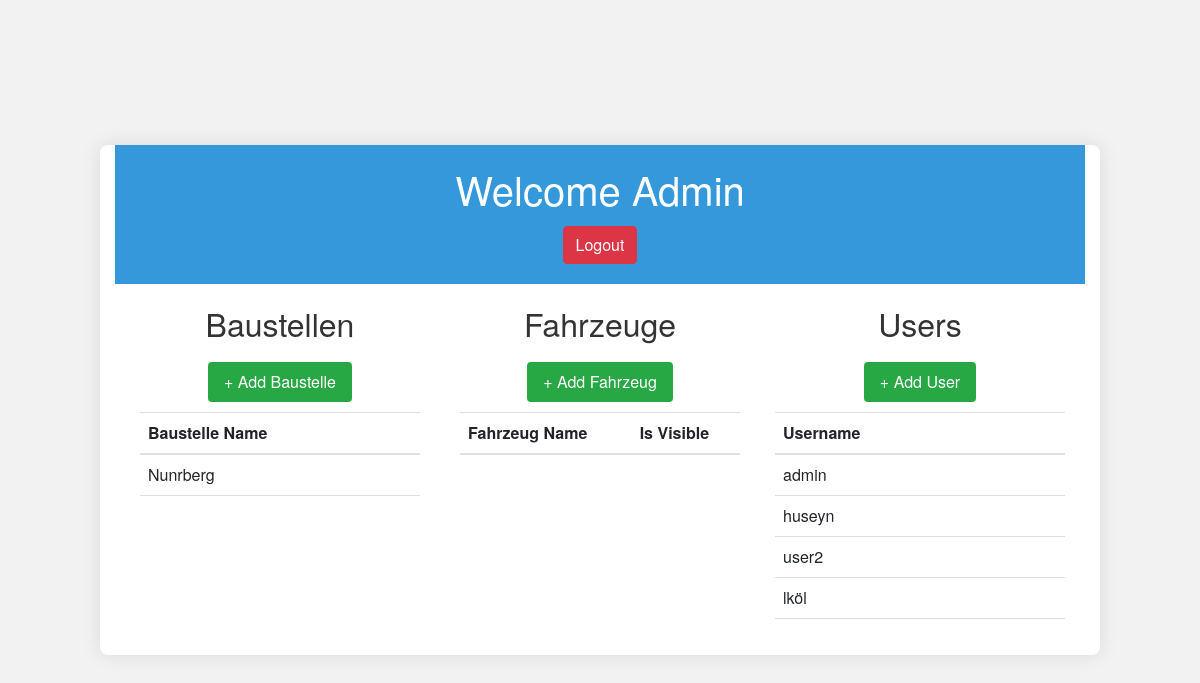
/adminView/ (signed in), run on the app's committed database.
### myapp/models.py (models this page shows)
class newBaustelle(models.Model):
    baustelleName=models.CharField(max_length=30)
    def __str__(self):
        return self.baustelleName

class CustomUser(AbstractUser):
    age = models.IntegerField(null=True, blank=True)
    address = models.CharField(max_length=255, null=True, blank=True)
    pruefer = models.BooleanField(default=False)

### myapp/views.py (the view)
# urls.py: path('adminView/', views.adminView, name='admin_view'),
@login_required(login_url="/")
def adminView(request):
    baustellen_list = newBaustelle.objects.all()
    fahrzeugen_list = newFahrzeug.objects.all()  # Initially, no Fahrzeuge displayed
    user_list = CustomUser.objects.all()
    if request.method == 'POST':
        if 'baustelleName' in request.POST:
            baustelle_form = NewBaustelleForm(request.POST)
            if baustelle_form.is_valid():
                baustelle_form.save()
        elif 'fahrzeugName' in request.POST:
            fahrzeug_form = NewFahrzeugForm(request.POST)
            if fahrzeug_form.is_valid():
                hubzug = newHubzug()
                hubzugProtocol = ProtocolHubzugLiftingHost()
                hubzugProtocol.save()
                hubzug.protocol1 = hubzugProtocol
                hubzug.save()
                fahrzeug_form = fahrzeug_form.save(commit=False)
                fahrzeug_form.hubzug = hubzug
                fahrzeug_form.save()
        elif 'username' in request.POST:
            username = request.POST.get('username')
            password = request.POST.get('password')
            first_name = request.POST.get('first_name')
            last_name = request.POST.get('last_name')
            email = request.POST.get('email')
            adresse = request.POST.get('adresse')
            pruefer = request.POST.get('pruefer')
            new_user = CustomUser(username=username)
            new_user.set_password(password)
            new_user.first_name = first_name
            new_user.last_name = last_name
            new_user.email = email
            new_user.address = adresse
            new_user.pruefer = pruefer
            new_user.save()
        return redirect('/adminView/')
    else:
        baustelle_form = NewBaustelleForm()
        fahrzeug_form = NewFahrzeugForm()
    context = {
        'baustellen_list': baustellen_list,
        'fahrzeug_list': fahrzeugen_list,
        'user_list': user_list,
        'baustelle_form': baustelle_form,
        'fahrzeug_form': fahrzeug_form
    }
    return render(request, "adminView.html", context)

### templates/adminView.html (shortened to what this page needs)
<!DOCTYPE html>
{% load static %}
<html lang="en">
<head>
    <link href="https://stackpath.bootstrapcdn.com/bootstrap/4.3.1/css/bootstrap.min.css" rel="stylesheet">
    <link rel="stylesheet" href="{% static 'myapp/adminView.css' %}">
</head>
<body>
    <div class="container-fluid">
        <header class="header">
            <h1>Welcome Admin</h1>
            <form action="{% url 'logout' %}" method="post" style="margin: 0;">
                <button type="submit" class="btn btn-danger">Logout</button>
            </form>
        </header>
        <div class="row">
            <div class="col-md-4 baustellen-panel">
                <h2>Baustellen</h2>
                <button class="btn btn-primary add-btn" data-toggle="modal" data-target="#addBaustelleModal">+ Add Baustelle</button>
                <table class="table">
                    <thead>
                        <tr>
                            <th>Baustelle Name</th>
                        </tr>
                    </thead>
                    <tbody>
                        {% for baustelle in baustellen_list %}
                        <tr data-baustelle-id="{{ baustelle.id }}" onclick="selectBaustelle(this, {{ baustelle.id }})">
                            <td>{{ baustelle.baustelleName }}</td>
                        </tr>
                        {% empty %}
                        <tr>
                            <td>No Baustellen found.</td>
                        </tr>
                        {% endfor %}
                    </tbody>
                </table>
            </div>
            <div class="col-md-4 fahrzeuge-panel">
                <h2>Fahrzeuge</h2>
                <button class="btn btn-primary add-btn" id="addFahrzeugBtn" data-toggle="modal" data-target="#addFahrzeugModal">+ Add Fahrzeug</button>
                <table class="table" id="fahrzeugTable">
                    <thead>
                        <tr>
                            <th>Fahrzeug Name</th>
                            <th>Is Visible</th>
                        </tr>
                    </thead>
                </table>
            </div>
            <div class="col-md-4 user-panel">
                <h2>Users</h2>
                <button class="btn btn-primary add-btn" data-toggle="modal" data-target="#addUserModal">+ Add User</button>
                <table class="table">
                    <thead>
                        <tr>
                            <th>Username</th>
                        </tr>
                    </thead>
                    <tbody>
                        {% for user in user_list %}
                        <tr>
                            <td>{{ user.username }}</td>
                        </tr>
                        {% empty %}
                        <tr>
                            <td>No Users found.</td>
                        </tr>
                        {% endfor %}
                    </tbody>
                </table>
            </div>
        </div>
    </div>
</body>
</html>

### myapp/static/myapp/adminView.css (style rules this page uses)
* { box-sizing: border-box; }
body, html { width: 100%; height: 100%; margin: 0; padding: 0; display: flex; align-items: center; justify-content: center; background: #f2f2f2; font-family: 'Helvetica Neue', Helvetica, Arial, sans-serif; }
.container-fluid { box-shadow: 0 0 20px rgba(0,0,0,0.1); background: #fff; border-radius: 8px; overflow: hidden; width: 90%; max-width: 1000px; }
.header { background-color: #3498db; color: white; padding: 20px; font-size: 28px; text-align: center; font-family: 'Helvetica Neue', Helvetica, Arial, sans-serif; font-weight: bold; }
.row { display: flex; justify-content: space-between; padding: 20px; }
.baustellen-panel, .fahrzeuge-panel { flex: 1; margin: 0 5px; }
h2 { color: #333; margin-bottom: 20px; text-align: center; }
.table { width: 100%; border-collapse: collapse; margin-top: 10px; }
.table th, .table td { text-align: left; padding: 8px; border-bottom: 1px solid #ddd; }
.add-btn { background-color: #28a745; color: white; border: none; padding: 8px 16px; font-size: 16px; cursor: pointer; border-radius: 4px; display: block; margin: 10px auto; text-align: center; }

### data on the page
newBaustelle: baustelleName "Nunrberg"
CustomUser: username "admin"
CustomUser: username "huseyn"
CustomUser: username "user2"
CustomUser: username "lköl"
